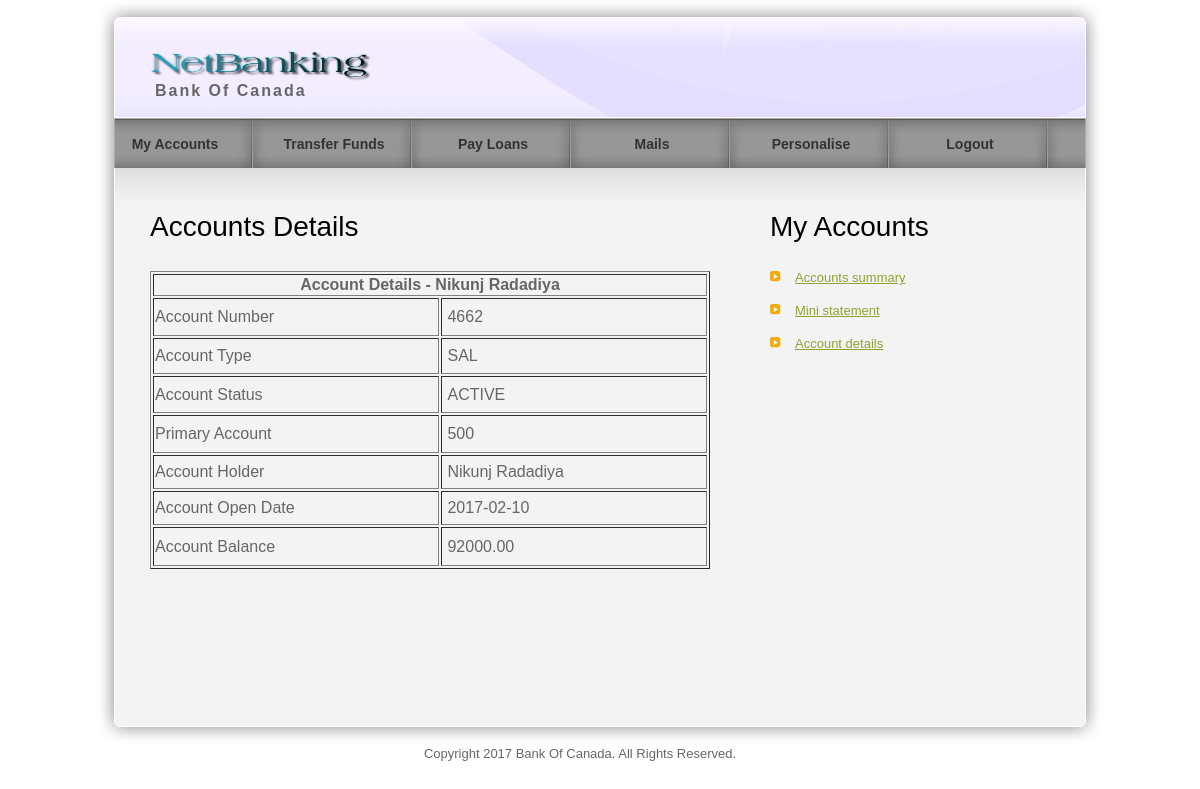
The app's page /accdetails.php (signed in) with its own data.
### tables this page shows
CREATE TABLE `accounts` (
  `accno` varchar(25) NOT NULL,
  `customerid` int(10) NOT NULL,
  `accstatus` varchar(25) NOT NULL,
  `primaryacc` varchar(10) NOT NULL,
  `accopendate` date NOT NULL,
  `accounttype` varchar(25) NOT NULL,
  `accountbalance` double(10,2) NOT NULL,
  `unclearbalance` double(10,2) NOT NULL,
  `accuredinterest` double(10,2) NOT NULL
);

### accdetails.php (the view, shortened to what this page needs)
<?php
include("header.php");
$results = mysql_query("SELECT * FROM accounts where customerid='$_SESSION[customerid]'");
while($arrow = mysql_fetch_array($results))
{
	$acno = $arrow['accno'];
	$status = $arrow['accstatus'];
	$primaryacc = $arrow['primaryacc'];
	$accopen = $arrow['accopendate'];
	$acctype = $arrow['accounttype'];
	$accbal = $arrow['accountbalance'];
}
?>
<div id="templatemo_main"><span class="main_top"></span>
  <div id="templatemo_content">
     		 <h2>Accounts Details</h2>
     		 <table width="560" border="1">
     		   <tr>
     		     <th colspan="2" scope="col">Account Details - <?php echo $_SESSION['customername'] ?></th>
   		     </tr>
     		   <tr>
     		     <td width="282" height="38">Account Number</td>
     		     <td width="262">&nbsp;<?php echo $acno ; ?></td>
   		     </tr>
     		   <tr>
     		     <td height="36">Account Type</td>
     		     <td>&nbsp;<?php echo $acctype ; ?></td>
   		     </tr>
     		   <tr>
     		     <td height="37">Account Status</td>
     		     <td>&nbsp;<?php echo $status ; ?></td>
   		     </tr>
     		   <tr>
     		     <td height="38">Primary Account</td>
     		     <td>&nbsp;<?php echo $primaryacc; ?></td>
   		     </tr>
     		   <tr>
     		     <td height="34">Account Holder</td>
     		     <td>&nbsp;<?php echo $_SESSION['customername'] ?></td>
   		     </tr>
     		   <tr>
     		     <td height="34">Account Open Date</td>
     		     <td>&nbsp;<?php echo $accopen ; ?></td>
   		     </tr>
     		   <tr>
     		     <td height="39">Account Balance</td>
     		     <td>&nbsp;<?php echo $accbal ; ?></td>
   		     </tr>
   		   </table>
        <div class="cleaner_h30"></div>
  <div class="cleaner_h60"></div>
</div>
            <div id="templatemo_sidebar">
       <?php
	   include("myaccountssidebar.php");
	   ?>
                <div class="cleaner_h40"></div>
                <h2>&nbsp;</h2>
            </div>
     </div>
    <div id="templatemo_main_bottom"></div>
    <?php
	include("footer.php");
	?>

### templatemo_style.css (style rules this page uses)
body { margin: 0px; padding: 0px; color: #666; font-family: Helevetica,Arial,sans-serif; font-size: 13px; line-height:1.5em; background-color: #fff; background-repeat: repeat-x; }
h2 { font-size: 28px; font-weight: normal; line-height: 28px; margin: 0 0 30px 0; padding: 0; color: #000; }
.cleaner_h30 { clear: both; width:100%; height: 30px; }
.cleaner_h40 { clear: both; width:100%; height: 40px; }
.cleaner_h60 { clear: both; width:100%; height: 60px; }
#templatemo_main { position: relative; width: 900px; padding: 45px 55px; background: url(images/templatemo_content.png) repeat-y; }
#templatemo_main .main_top { position: absolute; top: 0; left: 20px; width: 970px; height: 45px; background: url(images/templatemo_content_top.png) no-repeat; }
#templatemo_main_bottom { width: 1010px; height: 40px; background: url(images/templatemo_content_bottom.png) no-repeat; }
#templatemo_content { float: left; width: 560px; }
#templatemo_sidebar { float: right; width: 280px; }

### records on screen
accounts: accno "4662", accounttype "SAL", accstatus "ACTIVE", primaryacc "500", accopendate "2017-02-10", accountbalance "92000.00"

### other values on screen
$_SESSION['customername'] "Nikunj Radadiya"
